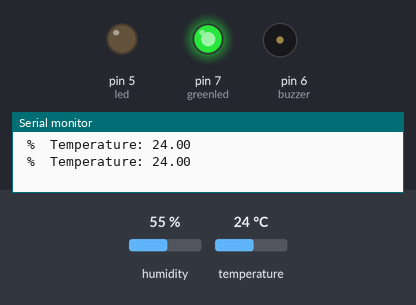
A sketch run on a simulated Arduino Uno, built with avr-gcc and run on an emulated ATmega328P. On the bench: output pins drawn as LEDs (lit = HIGH), buzzer (waves = sounding, pin HIGH), the last lines printed to the serial monitor. Inputs (shaded band) come from the test bench; at power-on: temperature 24 °C, humidity 55 %.

Above: at 4.8 s.
4.9 s: temperature set to 42 °C
7.9 s: temperature set to 45 °C
At 9.2 s:
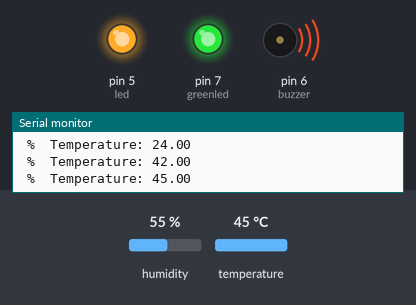
10.9 s: temperature set to 12 °C
At 12.8 s:
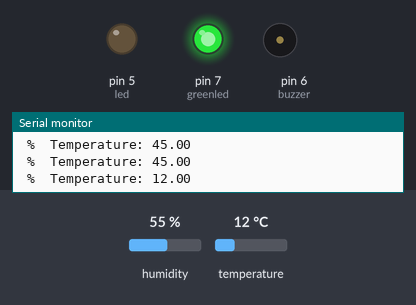
13.9 s: temperature set to 44 °C
At 15.2 s:
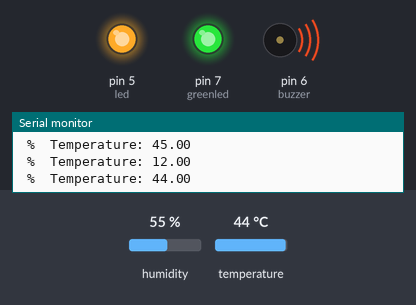
Timing chart, 0 to 16.9 s (numbered marks = the images above; inputs shaded):
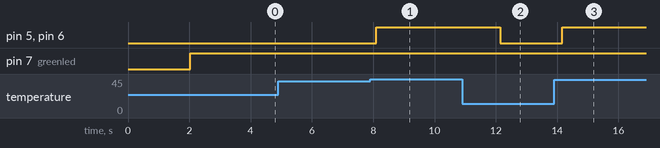

Measured:
- the behaviour switches between 43 and 44 °C on temperature (found by bisection; images 0 and 1)
- after the input at 7.9 s, pin 5 (led), pin 6 (buzzer): LOW → HIGH after 0.20 s
- after the input at 10.9 s, pin 5 (led), pin 6 (buzzer): HIGH → LOW after 1.2 s
- after the input at 13.9 s, pin 5 (led), pin 6 (buzzer): LOW → HIGH after 0.27 s

The sketch:

Milk.ino
```cpp
//Made by Parth Ghumatkar
#include <Adafruit_Sensor.h>
#include <DHT.h>
#define DHTPIN 2
#define DHTTYPE DHT11
#define buzzer 6
#define led 5
#define greenled 7
int maxTemp = 43;
int minTemp = 25;

DHT dht(DHTPIN, DHTTYPE);

void setup() {
  pinMode(buzzer, OUTPUT);
  pinMode(led, OUTPUT);
   pinMode(greenled, OUTPUT);
  Serial.begin(9600);
  dht.begin();
}

void loop() {

  delay(2000);

  float t = dht.readTemperature();

  if ( isnan(t)) {
    Serial.println("DHT sensor not working!");
    return;
  }

  if( t > maxTemp) {
      digitalWrite(buzzer, HIGH);
      digitalWrite(led, HIGH);
      digitalWrite(greenled,HIGH);

  } else {
     digitalWrite(buzzer, LOW);
     digitalWrite(led,LOW);
     digitalWrite(greenled,HIGH);
  }
  Serial.print(" %\t");
  Serial.print("Temperature: ");
  Serial.print(t);
  Serial.println();

}
```
